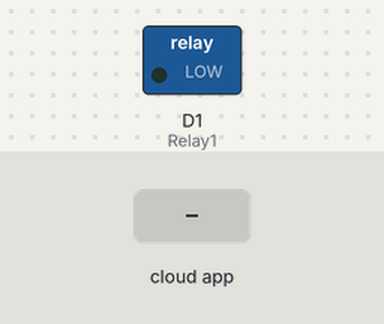
Bench run of a sketch on a simulated ESP8266 (NodeMCU). On the bench: switched loads named in the sketch (green lamp = pin HIGH). The inputs (shaded band) are chosen by the test bench. WiFi joins after 1.5 s; servers stay silent unless stated; no MQTT or app messages arrive unless stated; what the sketch prints to the serial monitor is not drawn.

Above: at 2.7 s.
2.8 s: the phone or cloud app sets light to 1
At 3.6 s:
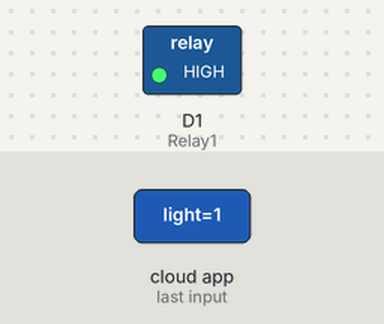
4.3 s: the phone or cloud app sets light to 0
At 5.5 s:
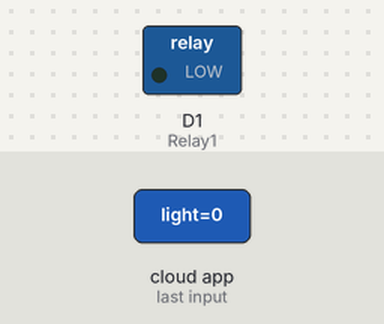
Timing chart, 0 to 7.3 s (numbered marks = the images above; inputs shaded):
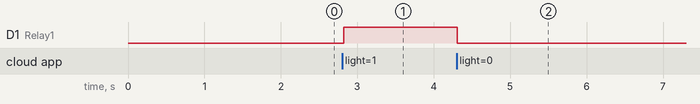

The sketch:

src.ino
```cpp
#include <ESP8266WiFi.h>
#include "Adafruit_MQTT.h"
#include "Adafruit_MQTT_Client.h"

#define Relay1 D1

/************ WiFi Settings ************/
#define WLAN_SSID       "WIFI_SSID"
#define WLAN_PASS       "WIFI_PASSWORD"

/************ Adafruit IO Settings ************/
#define AIO_SERVER      "io.adafruit.com"
#define AIO_SERVERPORT  1883
#define AIO_USERNAME    "AIO_USERNAME"
#define AIO_KEY         "AIO_KEY"

/************ Global State ************/
WiFiClient client;
Adafruit_MQTT_Client mqtt(&client, AIO_SERVER, AIO_SERVERPORT, AIO_USERNAME, AIO_KEY);

/************ Feeds ************/
Adafruit_MQTT_Subscribe Light1 = Adafruit_MQTT_Subscribe(&mqtt, AIO_USERNAME "/feeds/light");

void MQTT_connect();

void setup() {
  Serial.begin(115200);
  pinMode(Relay1, OUTPUT);

  Serial.println();
  Serial.print("Connecting to WiFi: ");
  Serial.println(WLAN_SSID);

  WiFi.begin(WLAN_SSID, WLAN_PASS);
  while (WiFi.status() != WL_CONNECTED) {
    delay(500);
    Serial.print(".");
  }

  Serial.println("\nWiFi Connected!");
  Serial.print("IP: ");
  Serial.println(WiFi.localIP());

  mqtt.subscribe(&Light1);
}

void loop() {

  MQTT_connect();

  Adafruit_MQTT_Subscribe *subscription;
  while ((subscription = mqtt.readSubscription(5000))) {

    if (subscription == &Light1) {
      String message = (char *)Light1.lastread;
      Serial.print("Feed value received: ");
      Serial.println(message);

      int state = message.toInt();
      digitalWrite(Relay1, state);
    }
  }
}

void MQTT_connect() {
  int8_t ret;

  if (mqtt.connected()) return;

  Serial.print("Connecting to MQTT... ");

  uint8_t retries = 3;
  while ((ret = mqtt.connect()) != 0) {
    Serial.println(mqtt.connectErrorString(ret));
    Serial.println("Retrying in 5 seconds...");
    mqtt.disconnect();
    delay(5000);
    retries--;
    if (retries == 0) {
      while (1); // Reset by watchdog
    }
  }

  Serial.println("MQTT Connected!");
}
```

Measured:
- after the input at 2.8 s, D1 (Relay1): LOW → HIGH at once
- after the input at 4.3 s, D1 (Relay1): HIGH → LOW at once
